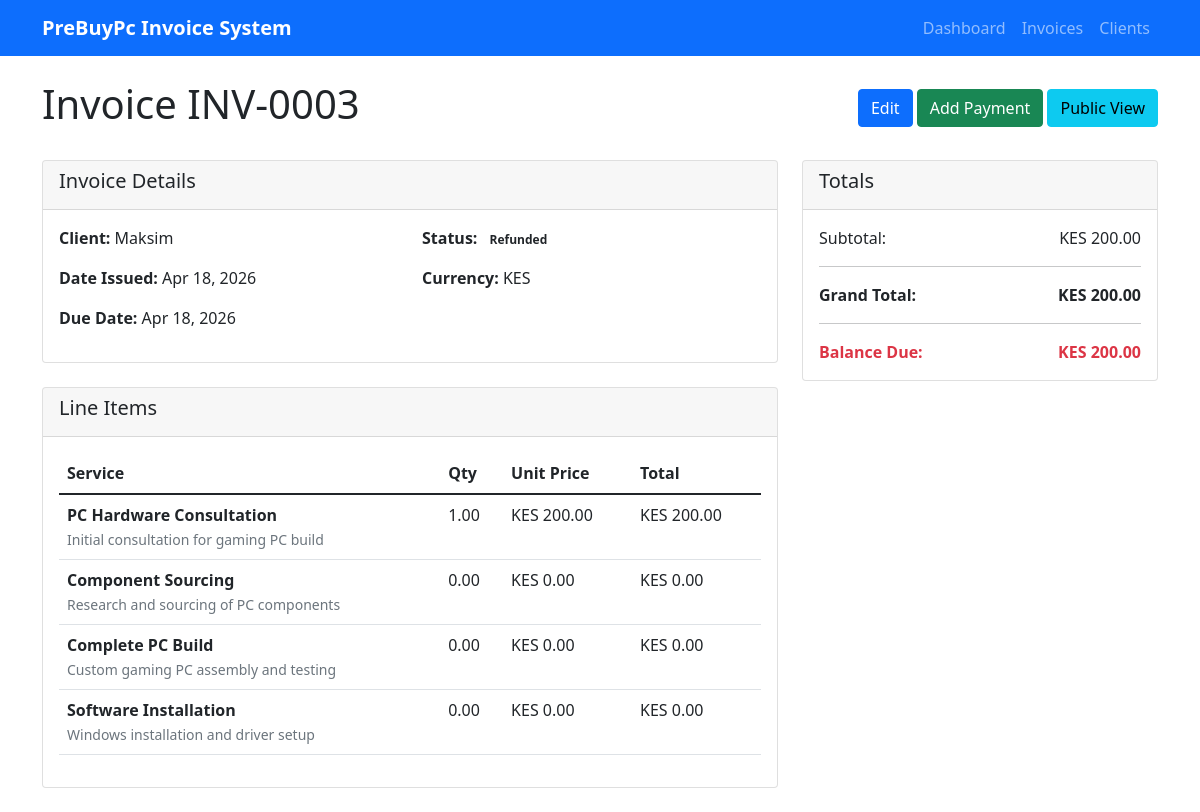
The app's page /invoices/3/, older data.
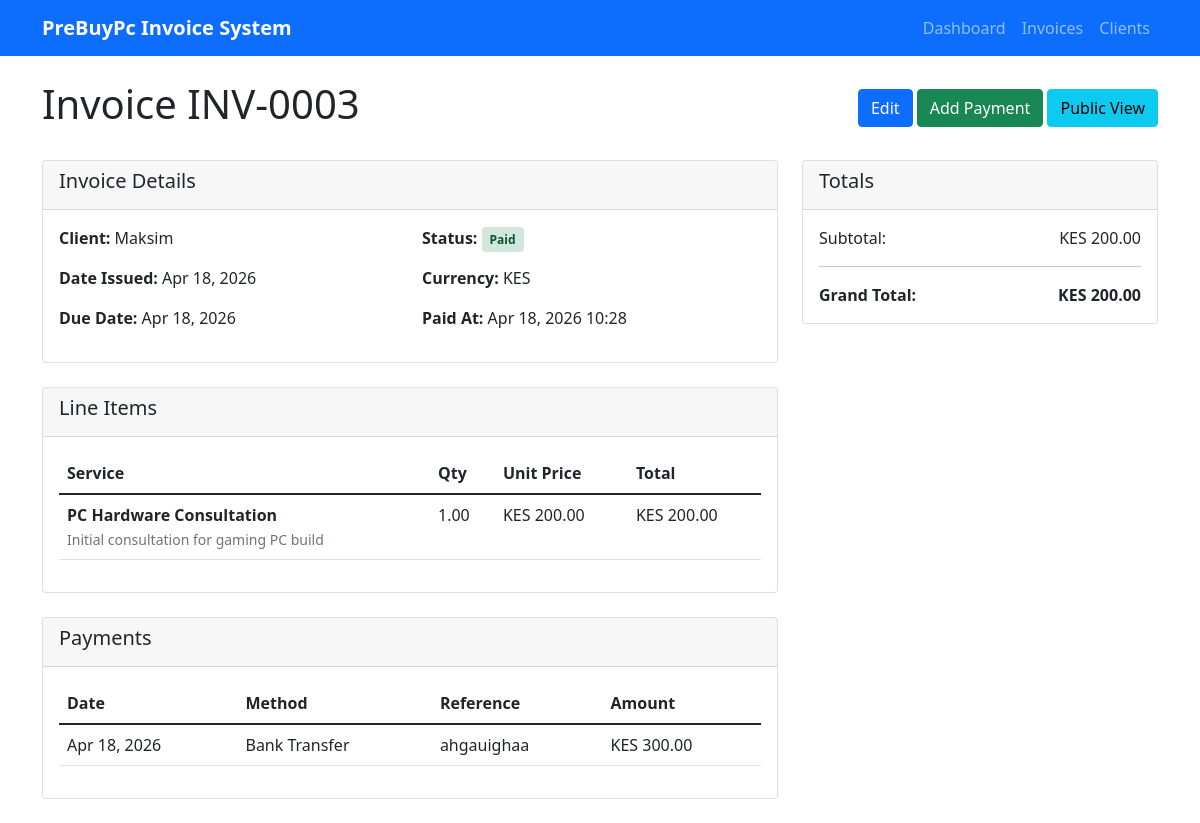
The same page, newer data.
### invoices/models.py (models this page shows, shortened)
class Invoice(models.Model):
    STATUS_CHOICES = [
        ('draft', 'Draft'),
        ('sent', 'Sent'),
        ('paid', 'Paid'),
        ('overdue', 'Overdue'),
        ('cancelled', 'Cancelled'),
        ('refunded', 'Refunded'),
    ]
    invoice_number = models.CharField(max_length=50, unique=True)
    client = models.ForeignKey(Client, on_delete=models.CASCADE, related_name='invoices')
    currency = models.CharField(max_length=3, default='KES')
    date_issued = models.DateField(default=timezone.now)
    due_date = models.DateField(null=True, blank=True)
    status = models.CharField(max_length=20, choices=STATUS_CHOICES, default='draft')
    tax_rate = models.DecimalField(max_digits=5, decimal_places=2, default=0)
    discount = models.DecimalField(max_digits=10, decimal_places=2, default=0)
    subtotal = models.DecimalField(max_digits=10, decimal_places=2, default=0)
    tax_amount = models.DecimalField(max_digits=10, decimal_places=2, default=0)
    grand_total = models.DecimalField(max_digits=10, decimal_places=2, default=0)
    paid_at = models.DateTimeField(null=True, blank=True)
    notes = models.TextField(blank=True)
    public_token = models.UUIDField(default=uuid.uuid4, editable=False, unique=True)
    is_active = models.BooleanField(default=True)
    created_at = models.DateTimeField(auto_now_add=True)
    updated_at = models.DateTimeField(auto_now=True)
    @property
    def balance_due(self):
        total_paid = sum(payment.amount for payment in self.payments.all())
        return max(Decimal(0), self.grand_total - total_paid)
    class Meta:
        ordering = ['-created_at']
        indexes = [
            models.Index(fields=['invoice_number']),
            models.Index(fields=['client']),
            models.Index(fields=['status']),
        ]

class InvoiceItem(models.Model):
    SERVICE_CATEGORY_CHOICES = [
        ('pc_hardware', 'PC Hardware'),
        ('component_sourcing', 'Component Sourcing'),
        ('pc_build', 'Complete PC Build'),
        ('software_installation', 'Software Installation'),
        ('consultation', 'PC Consultation'),
        ('maintenance', 'PC Maintenance'),
        ('upgrades', 'PC Upgrades'),
        ('other', 'Other'),
    ]
    invoice = models.ForeignKey(Invoice, on_delete=models.CASCADE, related_name='items')
    service_category = models.CharField(max_length=255, choices=SERVICE_CATEGORY_CHOICES, default='pc_hardware')
    detail_notes = models.TextField(blank=True)
    quantity = models.DecimalField(max_digits=8, decimal_places=2, validators=[MinValueValidator(0)])
    unit_price = models.DecimalField(max_digits=10, decimal_places=2, validators=[MinValueValidator(0)])
    total = models.DecimalField(max_digits=10, decimal_places=2, default=0)
    class Meta:
        ordering = ['id']

class Client(models.Model):
    name = models.CharField(max_length=255)
    email = models.EmailField(blank=True)
    phone = models.CharField(max_length=20, blank=True)
    company_name = models.CharField(max_length=255, blank=True)
    billing_address = models.TextField(blank=True)
    kra_pin = models.CharField(max_length=20, blank=True)
    notes = models.TextField(blank=True)
    created_at = models.DateTimeField(auto_now_add=True)
    updated_at = models.DateTimeField(auto_now=True)
    class Meta:
        ordering = ['-created_at']

class Payment(models.Model):
    METHOD_CHOICES = [
        ('mpesa', 'M-Pesa'),
        ('cash', 'Cash'),
        ('bank', 'Bank Transfer'),
    ]
    invoice = models.ForeignKey(Invoice, on_delete=models.CASCADE, related_name='payments')
    amount = models.DecimalField(max_digits=10, decimal_places=2, validators=[MinValueValidator(0.01)])
    method = models.CharField(max_length=20, choices=METHOD_CHOICES)
    reference = models.CharField(max_length=100, blank=True)
    phone = models.CharField(max_length=20, blank=True)
    created_at = models.DateTimeField(auto_now_add=True)
    class Meta:
        ordering = ['-created_at']

### invoices/views.py (the view)
# urls.py: path('invoices/<int:pk>/', views.invoice_detail, name='detail'),
def invoice_detail(request, pk):
    invoice = get_object_or_404(
        Invoice.objects.select_related('client').prefetch_related('items', 'payments'),
        pk=pk
    )
    return render(request, 'invoices/invoice_detail.html', {
        'invoice': invoice
    })

### invoices/templates/invoices/invoice_detail.html (shortened to what the changed rows need)
{% extends 'invoices/base.html' %}
{% block content %}
<div class="d-flex justify-content-between align-items-center mb-4">
    <h1>Invoice {{ invoice.invoice_number }}</h1>
    <div>
        <a href="{% url 'invoices:edit' invoice.pk %}" class="btn btn-primary">Edit</a>
        <a href="{% url 'invoices:add_payment' invoice.pk %}" class="btn btn-success">Add Payment</a>
        <a href="{% url 'invoices:public' invoice.public_token %}" class="btn btn-info" target="_blank">Public View</a>
    </div>
</div>
<div class="row">
    <div class="col-md-8">
        <div class="card mb-4">
            <div class="card-body">
                <div class="row">
                    <div class="col-md-6">
                        <p><strong>Client:</strong> {{ invoice.client.name }}</p>
                        <p><strong>Date Issued:</strong> {{ invoice.date_issued|date:"M d, Y" }}</p>
                        <p><strong>Due Date:</strong> {{ invoice.due_date|date:"M d, Y"|default:"—" }}</p>
                    </div>
                    <div class="col-md-6">
                        <p><strong>Status:</strong>
                            <span class="status-badge status-{{ invoice.status }}">
                                {{ invoice.get_status_display }}
                            </span>
                        </p>
                        <p><strong>Currency:</strong> {{ invoice.currency }}</p>
                        {% if invoice.paid_at %}
                        <p><strong>Paid At:</strong> {{ invoice.paid_at|date:"M d, Y H:i" }}</p>
                        {% endif %}
                    </div>
                </div>
            </div>
        </div>
        <div class="card mb-4">
            <div class="card-body">
                <div class="table-responsive">
                    <table class="table">
                        <thead>
                            <tr>
                                <th>Service</th>
                                <th>Qty</th>
                                <th>Unit Price</th>
                                <th>Total</th>
                            </tr>
                        </thead>
                        <tbody>
                            {% for item in invoice.items.all %}
                            <tr>
                                <td>
                                    <strong>{{ item.service_category }}</strong>
                                    {% if item.detail_notes %}
                                    <br><small class="text-muted">{{ item.detail_notes }}</small>
                                    {% endif %}
                                </td>
                                <td>{{ item.quantity }}</td>
                                <td>{{ invoice.currency }} {{ item.unit_price|floatformat:2 }}</td>
                                <td>{{ invoice.currency }} {{ item.total|floatformat:2 }}</td>
                            </tr>
                            {% endfor %}
                        </tbody>
                    </table>
                </div>
            </div>
        </div>
        {% if invoice.payments.exists %}
        <div class="card mb-4">
            <div class="card-header">
                <h5>Payments</h5>
            </div>
            <div class="card-body">
                <div class="table-responsive">
                    <table class="table">
                        <thead>
                            <tr>
                                <th>Date</th>
                                <th>Method</th>
                                <th>Reference</th>
                                <th>Amount</th>
                            </tr>
                        </thead>
                        <tbody>
                            {% for payment in invoice.payments.all %}
                            <tr>
                                <td>{{ payment.created_at|date:"M d, Y" }}</td>
                                <td>{{ payment.get_method_display }}</td>
                                <td>{{ payment.reference|default:"—" }}</td>
                                <td>{{ invoice.currency }} {{ payment.amount|floatformat:2 }}</td>
                            </tr>
                            {% endfor %}
                        </tbody>
                    </table>
                </div>
            </div>
        </div>
        {% endif %}
    </div>
    <div class="col-md-4">
        <div class="card">
            <div class="card-body">
                <div class="d-flex justify-content-between">
                    <span>Subtotal:</span>
                    <span>{{ invoice.currency }} {{ invoice.subtotal|floatformat:2 }}</span>
                </div>
                <hr>
                <div class="d-flex justify-content-between fw-bold">
                    <span>Grand Total:</span>
                    <span>{{ invoice.currency }} {{ invoice.grand_total|floatformat:2 }}</span>
                </div>
                {% if invoice.balance_due > 0 %}
                <hr>
                <div class="d-flex justify-content-between text-danger fw-bold">
                    <span>Balance Due:</span>
                    <span>{{ invoice.currency }} {{ invoice.balance_due|floatformat:2 }}</span>
                </div>
                {% endif %}
            </div>
        </div>
    </div>
</div>
{% endblock %}

Row changes from the older to the newer data that the page shows:
removed InvoiceItem: service_category "Component Sourcing", detail_notes "Research and sourcing of PC components", quantity "0.00", {{ invoice.currency }} "KES", unit_price "0.00", total "0.00"
removed InvoiceItem: service_category "Complete PC Build", detail_notes "Custom gaming PC assembly and testing", quantity "0.00", {{ invoice.currency }} "KES", unit_price "0.00", total "0.00"
removed InvoiceItem: service_category "Software Installation", detail_notes "Windows installation and driver setup", quantity "0.00", {{ invoice.currency }} "KES", unit_price "0.00", total "0.00"
changed Invoice "INV-0003": status "Refunded" → "Paid"; paid_at (not shown) → "Apr 18, 2026 10:28"; currency "KES" → (not shown); balance_due "200.00" → (not shown)
added Payment: created_at "Apr 18, 2026", method "Bank Transfer", reference "ahgauighaa", {{ invoice.currency }} "KES", amount "300.00"
Text that changed along with them:
text no longer shown: "Balance Due:"
text now shown: "Paid At: Payments Date Method Reference Amount"
